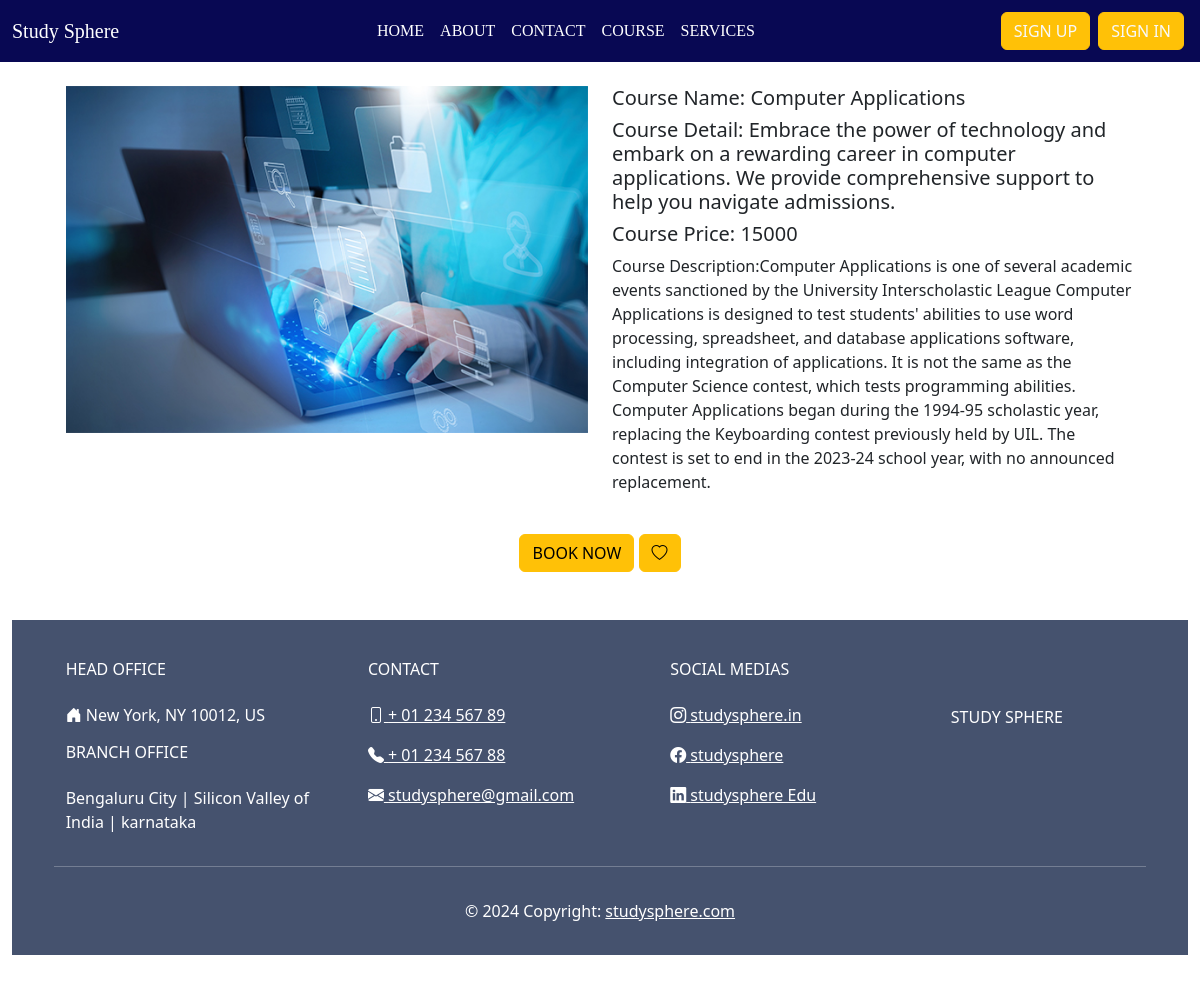
Screenshot of /details/3 with the database file from the repository.
### app2/models.py (models this page shows, shortened)
class Course(models.Model):
    cou_name = models.CharField(max_length=255)
    cou_image =models.FileField(null=True,upload_to="course")
    cou_price = models.IntegerField(null=True)
    cou_text = models.TextField(null=True)
    cou_descri = models.TextField(null=True)
    course_user=models.CharField(null=True,max_length=255)

### app2/views.py (the view)
# urls.py: path('details/<int:id>',views.details,name='details'),
def details(request,id):
    course=Course.objects.filter(id=id)
    context ={
        'course':course,
    }
    template = loader.get_template("details.html")
    return HttpResponse(template.render(context,request))

### app2/templates/details.html (shortened to what this page needs)
{% extends 'master.html' %}
{% load static %}
{% block content %}
<section>
    <div class="container">
        <div class="row p-4" >
            {% for x in course %}
            <div class="col-sm-6">
                <div class="inbox">
                    <img src="/media/{{ x.cou_image }}" alt="" width="100%">
                </div>
            </div>
            <div class="col-sm-6">
                <div class="inbox">
                   <h5>Course Name: {{x.cou_name }}</h5>
                   <h5>Course Detail: {{ x.cou_text }}</h5>
                   <h5>Course Price: {{ x.cou_price }}</h5>
                   <p> Course Description:{{ x.cou_descri }} </p>
                </div>
            </div>
        </div>
        <div class="text-center">
            <a href="/checkout/{{x.id}}" > <button class="btn btn-warning" type="submit" > BOOK NOW</button></a>
            <a href="/addtowish/{{x.id}}"><button class="btn btn-warning"><i class="bi bi-heart"></i></button></a>
        </div>
        {% endfor %}
    </div>
</section>
{% include 'footer.html' %}
{% endblock %}

### rows the page displays
Course: cou_image (picture), cou_name "Computer Applications", cou_text "Embrace the power of technology and embark on a rewarding career in computer applications. We provide comprehensive support to help you navigate admissions.", cou_price "15000", cou_descri "Computer Applications is one of several academic events sanctioned by the University Interscholastic League Computer Applications is designed to test students' abilities to use word processing, spreadsheet, and database applications software, including integration of applications. It is not the same as the Computer Science contest, which tests programming abilities. Computer Applications began during the 1994-95 scholastic year, replacing the Keyboarding contest previously held by UIL. The contest is set to end in the 2023-24 school year, with no announced replacement."
